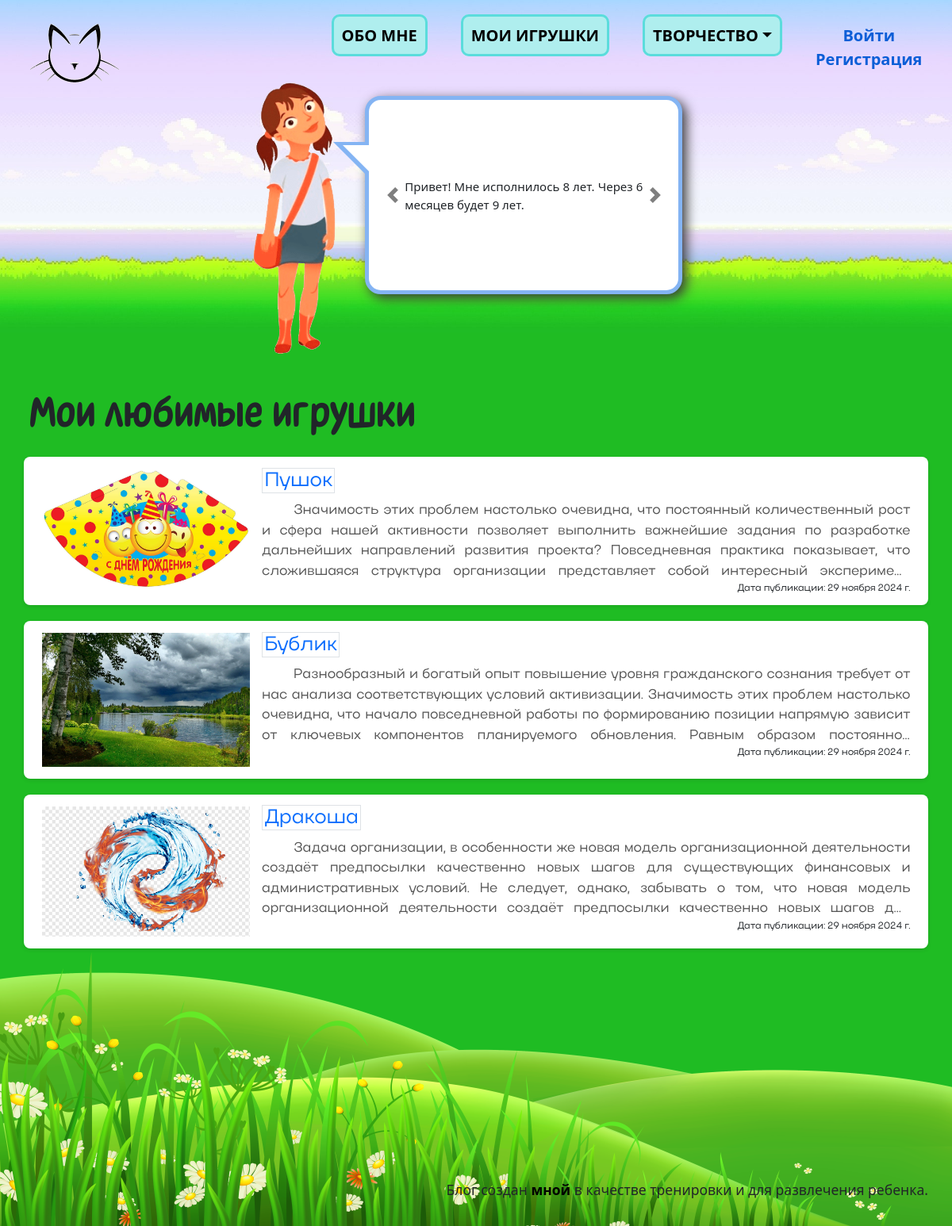
/my-toys/, run on the app's committed database.
### information/models.py (models this page shows, shortened)
class Info(models.Model):
    name = models.CharField(max_length=100, verbose_name='О чём информация')
    text = RichTextField(verbose_name='Текст')
    is_published = models.BooleanField(default=False, verbose_name='Опубликовано?')
    date_created = models.DateTimeField(auto_now_add=True)
    class Meta:
        verbose_name_plural='Информация'

### my_toys/models.py (models this page shows, shortened)
class MyToys(models.Model):
    image = models.ForeignKey(Image, on_delete=models.SET_NULL, null=True, blank=True, verbose_name='Изображение')
    name = models.CharField(max_length=50, null=True, blank=True, verbose_name='Название')
    content = RichTextField(null=True, blank=True, verbose_name='Текст')
    is_published = models.BooleanField(default=False, verbose_name='Опубликовано?')
    date_created = models.DateTimeField(auto_now_add=True, null=True, verbose_name='Дата создания')
    date_published = models.DateField(null=True, blank=True, verbose_name='Дата публикации')
    class Meta:
        verbose_name_plural = 'Игрушки'

### media/models.py (models this page shows, shortened)
class Image(models.Model):
    CATEGORY = [
        ('about', 'Обо мне'),
        ('mytoys', 'Мои игрушки'),
        ('drawings', 'Рисунки'),
        ('crafts', 'Поделки'),
        ('lifehacks', 'Lifehacks'),
        ('activities', 'Активности'),
        ('poets', 'Поэт'),
    ]
    def get_upload_to(self, filename):
        return f'content/{self.category}/{filename}'
    category = models.CharField(max_length=10, choices=CATEGORY, verbose_name='Категория')
    image = models.ImageField(upload_to=get_upload_to, verbose_name='Изображение')
    class Meta:
        verbose_name_plural = 'Изображения'

### my_toys/views.py (the view)
# urls.py: path('', views.index, name='index'),
def index(request):
    return index_view(request, 'mytoys', 'mytoys/index.html')

### displaying_sections/models.py (called while the page is built)
    def get_url(self):
        return reverse (self.url_section)

### utils.py (called while the page is built)
def get_section():
    sections_list = Section.objects.filter(is_active=True)
    return sections_list

def get_info():
    info_list = Info.objects.filter(is_published=True)
    return info_list

### templates/mytoys/index.html (shortened to what this page needs)
{% extends 'base.html' %}
{% block header %}<h1 class="header-content">Мои любимые игрушки</h1>{% endblock %}
{% block content %}
    <div class="content-about">
    {% if item_list %}
        {% for item in item_list %}
            <div class="content-line row position-relative">
                <div class="col-xxl-3 col-xl-3 col-lg-3 col-md-3 col-0">
                    <a href="toys/{{ item.id }}/"><img class="w-100" src="{{ item.image.image.url }}" alt="Фото"></a>
                </div>
                <div class="col-xxl-9 col-xl-9 col-lg-9 col-md-9 col-12 content-details">
                    <h3 class="name">
                        {% if item.image.image.url %}
                            <a class="p-1 border" href="toys/{{ item.id }}/">{{ item.name }}</a>
                        {% else %}
                            <p class="d-flex justify-content-center align-items-center h-100">Фото отсутствует</p>
                        {% endif %}
                    </h3>
                    <div class="text">{{ item.content|safe }}</div>
                    <span class="date-published text-end">Дата публикации: {{ item.date_published }}</span>
                </div>
            </div>
        {% endfor %}
    {% else %}
        <p class="fs-2">Этот раздел пока в разработке!</p>
    {% endif %}
    </div>
{% endblock %}

### templates/information/info_cloud.html (shortened to what this page needs)
<div class="info-cloud">
    <div id="carouselExampleIndicators" class="carousel slide">
        <div class="carousel-inner">
            {% for info in info_list %}
                <div  class="carousel-item {% if forloop.first %}active{% endif %}">
                    {{ info.text|safe }}
                </div>
            {% endfor %}
        </div>
        {% if info_list|length > 1 %}
        <a role="button" class="carousel-control-prev" type="button" data-bs-target="#carouselExampleIndicators" data-bs-slide="prev">
            <span class="carousel-control-prev-icon" aria-hidden="true"></span>
        </a>
        <a role="button" class="carousel-control-next" type="button" data-bs-target="#carouselExampleIndicators" data-bs-slide="next">
            <span class="carousel-control-next-icon" aria-hidden="true"></span>
        </a>
        {% endif %}
       </div>
</div>

### static/css/style.css (style rules this page uses)
html { font-size: 10px; }
body { max-width: 1450px; margin: 0 auto; }
p, a, ul, li { margin: 0; padding: 0; }
.logout a, span { padding: 0; border: none; background: none; line-height: 1; }
.header-content { font-family: 'Architun-Med', serif; font-size: 6rem; }
.content-line { background: white; border-radius: 8px; box-shadow: 0 2px 5px rgba(0, 0, 0, 0.1); padding: 15px; margin-top: 20px; font-family: 'Actay-Reg', serif; }
.content-details { display: flex; flex-direction: column; justify-content: space-between; height: 100%; }
.name a { text-decoration: none; font-size: 2.5rem; font-family: 'Actay-Reg', serif; }
.text { display: -webkit-box; -webkit-box-orient: vertical; overflow: hidden; -webkit-line-clamp: 4; max-height: 10rem; margin: 5px 0; color: #555; font-size: 1.7rem; flex-grow: 1; text-align: justify; }
.text p { text-indent: 40px; }
.date-published { font-size: 1.2rem; margin-top: auto; }
.info-cloud { display: inline-block; position: relative; font-size: 1.5rem; left: 35px; top: -80px; text-align: justify; border: 5px solid #84B4F3FF; background-color: #fff; border-radius: 20px; -moz-border-radius: 20px; -webkit-border-radius: 20px; box-shadow: 5px 5px 20px #b6b6b6; -moz-box-shadow: 5px 5px 20px #b6b6b6; -webkit-box-shadow: 5px 5px 15px #393939; width: 400px; height: 250px; }
.info-cloud:before { content: ""; position: absolute; width: 0; height: 0; border: 21px solid; border-color: #84B4F3FF #84B4F3FF transparent transparent; left: -45px; top: 53px; }
.info-cloud:after { content: ""; position: absolute; width: 0; height: 0; border: 17px solid; border-color: #fff #fff transparent transparent; left: -33px; top: 57px; }
.slide { height: 100%; padding: 0 45px; }
.carousel-inner { height: 100%; }
.carousel-item, .carousel-item.active { height: 100%; position: relative; }
.carousel-item p, .carousel-item.active p { position: absolute; top: 50%; transform: translate(0, -50%); }

### data on the page
Info: text "Привет! Мне исполнилось 8 лет. Через 6 месяцев будет 9 лет."
MyToys: image.image (picture), name "Пушок", content "Значимость этих проблем настолько очевидна, что постоянный количественный рост и сфера нашей активности позволяет выполнить важнейшие задания по разработке дальнейших направлений развития проекта? Повседневная практика показывает, что сложившаяся структура организации представляет собой интересный…", date_published "29 ноября 2024 г."
MyToys: image.image (picture), name "Бублик", content "Разнообразный и богатый опыт повышение уровня гражданского сознания требует от нас анализа соответствующих условий активизации. Значимость этих проблем настолько очевидна, что начало повседневной работы по формированию позиции напрямую зависит от ключевых компонентов планируемого обновления. Равным образом…", date_published "29 ноября 2024 г."
MyToys: image.image (picture), name "Дракоша", content "Задача организации, в особенности же новая модель организационной деятельности создаёт предпосылки качественно новых шагов для существующих финансовых и административных условий. Не следует, однако, забывать о том, что новая модель организационной деятельности создаёт предпосылки качественно новых шагов…", date_published "29 ноября 2024 г."
